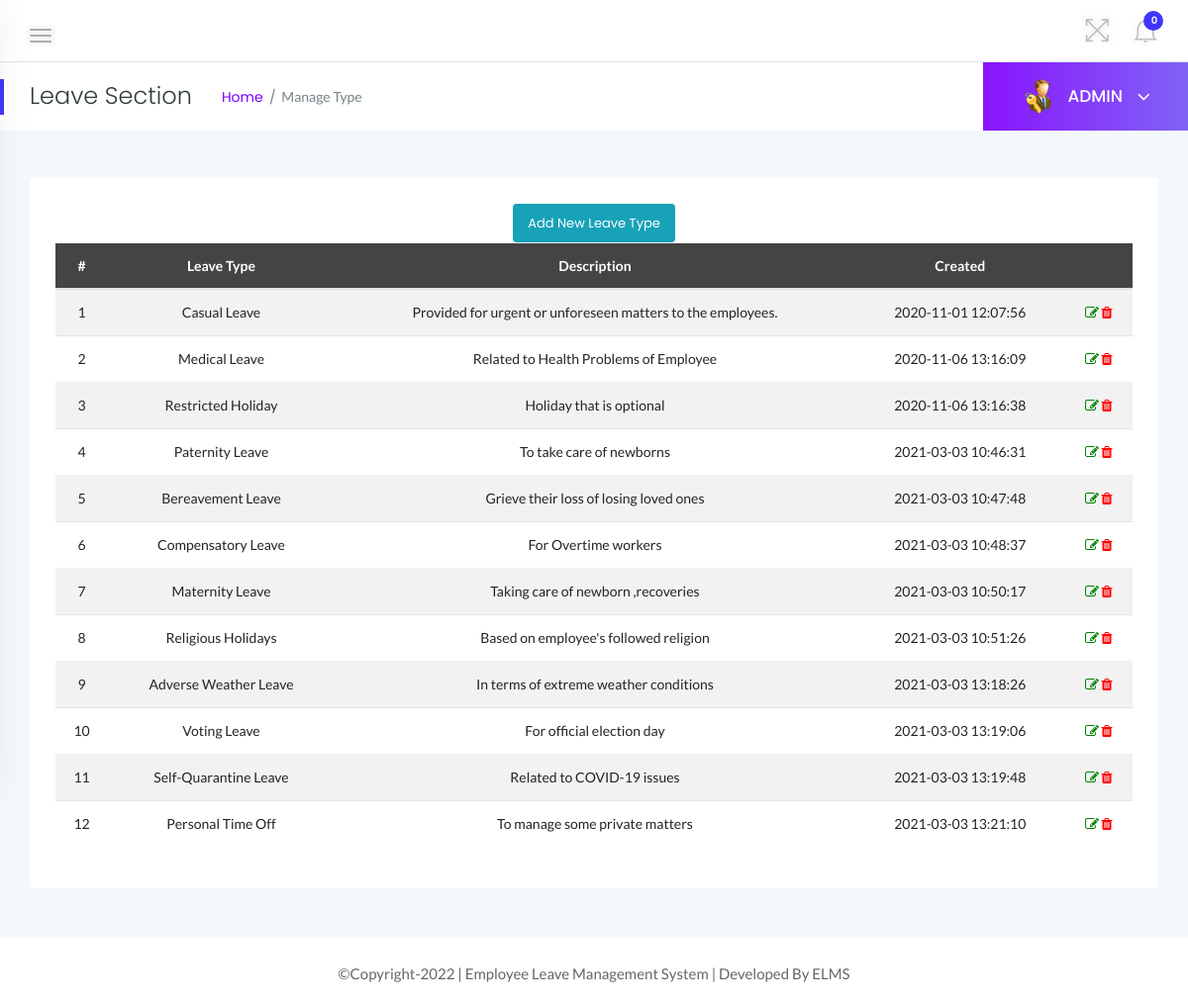
The page /admin/leave-section.php (signed in) on the database as committed earlier.
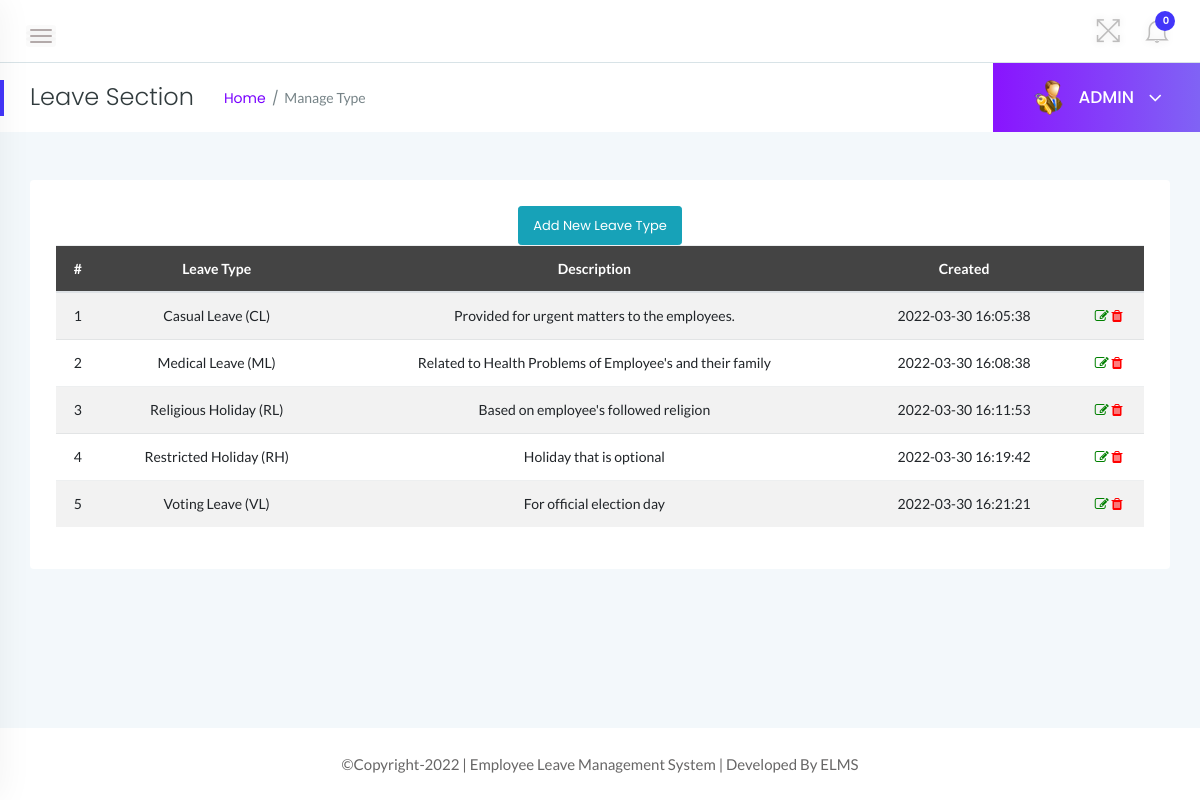
The same page on the database as committed later.
### tables this page shows
CREATE TABLE `tblleavetype` (
  `id` int(11) NOT NULL,
  `LeaveType` varchar(200) DEFAULT NULL,
  `Description` mediumtext DEFAULT NULL,
  `CreationDate` timestamp NOT NULL DEFAULT current_timestamp()
);

### admin/leave-section.php (the view, shortened to what the changed rows need)
<?php
    if(strlen($_SESSION['alogin'])==0){
    header('location:index.php');
    } else {
?>
<!doctype html>
<html class="no-js" lang="en">
<head>
    <link rel="stylesheet" href="../assets/css/bootstrap.min.css">
    <link rel="stylesheet" href="../assets/css/font-awesome.min.css">
    <link rel="stylesheet" href="../assets/css/themify-icons.css">
    <link rel="stylesheet" href="../assets/css/metisMenu.css">
    <link rel="stylesheet" href="../assets/css/owl.carousel.min.css">
    <link rel="stylesheet" href="../assets/css/slicknav.min.css">
    <link rel="stylesheet" href="https://www.amcharts.com/lib/3/plugins/export/export.css" type="text/css" media="all" />
    <link rel="stylesheet" type="text/css" href="https://cdn.datatables.net/1.10.19/css/jquery.dataTables.css">
    <link rel="stylesheet" type="text/css" href="https://cdn.datatables.net/1.10.18/css/dataTables.bootstrap4.min.css">
    <link rel="stylesheet" type="text/css" href="https://cdn.datatables.net/responsive/2.2.3/css/responsive.bootstrap.min.css">
    <link rel="stylesheet" type="text/css" href="https://cdn.datatables.net/responsive/2.2.3/css/responsive.jqueryui.min.css">
    <link rel="stylesheet" href="../assets/css/typography.css">
    <link rel="stylesheet" href="../assets/css/default-css.css">
    <link rel="stylesheet" href="../assets/css/styles.css">
    <link rel="stylesheet" href="../assets/css/responsive.css">
</head>
<body>
    <div class="page-container">
        <div class="main-content">
                            <?php include '../includes/admin-notification.php'?>
            <div class="main-content-inner">
                <div class="row">
                    <div class="col-12 mt-5">
                        <div class="card">
                            <div class="card-body">
                                <div class="data-tables datatable-dark">
                                    <table id="dataTable3" class="table table-hover table-striped text-center">
                                        <thead class="text-capitalize">
                                            <tr>
                                                <th>#</th>
                                                <th>Leave Type</th>
                                                <th>Description</th>
                                                <th>Created</th>
                                                <th></th>
                                            </tr>
                                        </thead>
                                        <tbody>
                                        <?php $sql = "SELECT * from tblleavetype";
                                        $query = $dbh -> prepare($sql);
                                        $query->execute();
                                        $results=$query->fetchAll(PDO::FETCH_OBJ);
                                        $cnt=1;
                                        if($query->rowCount() > 0)
                                        {
                                        foreach($results as $result)
                                        {               ?>
                                        <tr>
                                            <td> <?php echo htmlentities($cnt);?></td>
                                            <td><?php echo htmlentities($result->LeaveType);?></td>
                                            <td><?php echo htmlentities($result->Description);?></td>
                                            <td><?php echo htmlentities($result->CreationDate);?></td>
                                            <td><a href="edit-leaveType.php?lid=<?php echo htmlentities($result->id);?>"><i class="fa fa-edit" style="color:green"></i></a>
                                            <a href="leave-section.php?del=<?php echo htmlentities($result->id);?>" onclick="return confirm('Do you want to delete?');"> <i class="fa fa-trash" style="color:red"></i></a> </td>
                                        </tr>
                                         <?php $cnt++;} }?>
                                    </tbody>
                                    </table>
                                </div>
                            </div>
                        </div>
                    </div>
                </div>
                </div>
            </div>
        </div>
</body>
</html>
<?php } ?>

Rows that differ between the two databases and show on the page:
removed tblleavetype: LeaveType "Casual Leave", Description "Provided for urgent or unforeseen matters to the employees.", CreationDate "2020-11-01 12:07:56"
removed tblleavetype: LeaveType "Medical Leave", Description "Related to Health Problems of Employee", CreationDate "2020-11-06 13:16:09"
removed tblleavetype: LeaveType "Restricted Holiday", Description "Holiday that is optional", CreationDate "2020-11-06 13:16:38"
removed tblleavetype: LeaveType "Paternity Leave", Description "To take care of newborns", CreationDate "2021-03-03 10:46:31"
removed tblleavetype: LeaveType "Bereavement Leave", Description "Grieve their loss of losing loved ones", CreationDate "2021-03-03 10:47:48"
removed tblleavetype: LeaveType "Compensatory Leave", Description "For Overtime workers", CreationDate "2021-03-03 10:48:37"
removed tblleavetype: LeaveType "Maternity Leave", Description "Taking care of newborn ,recoveries", CreationDate "2021-03-03 10:50:17"
removed tblleavetype: LeaveType "Religious Holidays", Description "Based on employee's followed religion", CreationDate "2021-03-03 10:51:26"
removed tblleavetype: LeaveType "Adverse Weather Leave", Description "In terms of extreme weather conditions", CreationDate "2021-03-03 13:18:26"
removed tblleavetype: LeaveType "Voting Leave", Description "For official election day", CreationDate "2021-03-03 13:19:06"
removed tblleavetype: LeaveType "Self-Quarantine Leave", Description "Related to COVID-19 issues", CreationDate "2021-03-03 13:19:48"
removed tblleavetype: LeaveType "Personal Time Off", Description "To manage some private matters", CreationDate "2021-03-03 13:21:10"
added tblleavetype: LeaveType "Casual Leave (CL)", Description "Provided for urgent matters to the employees.", CreationDate "2022-03-30 16:05:38"
added tblleavetype: LeaveType "Medical Leave (ML)", Description "Related to Health Problems of Employee's and their family", CreationDate "2022-03-30 16:08:38"
added tblleavetype: LeaveType "Religious Holiday (RL)", Description "Based on employee's followed religion", CreationDate "2022-03-30 16:11:53"
added tblleavetype: LeaveType "Restricted Holiday (RH)", Description "Holiday that is optional", CreationDate "2022-03-30 16:19:42"
added tblleavetype: LeaveType "Voting Leave (VL)", Description "For official election day", CreationDate "2022-03-30 16:21:21"
